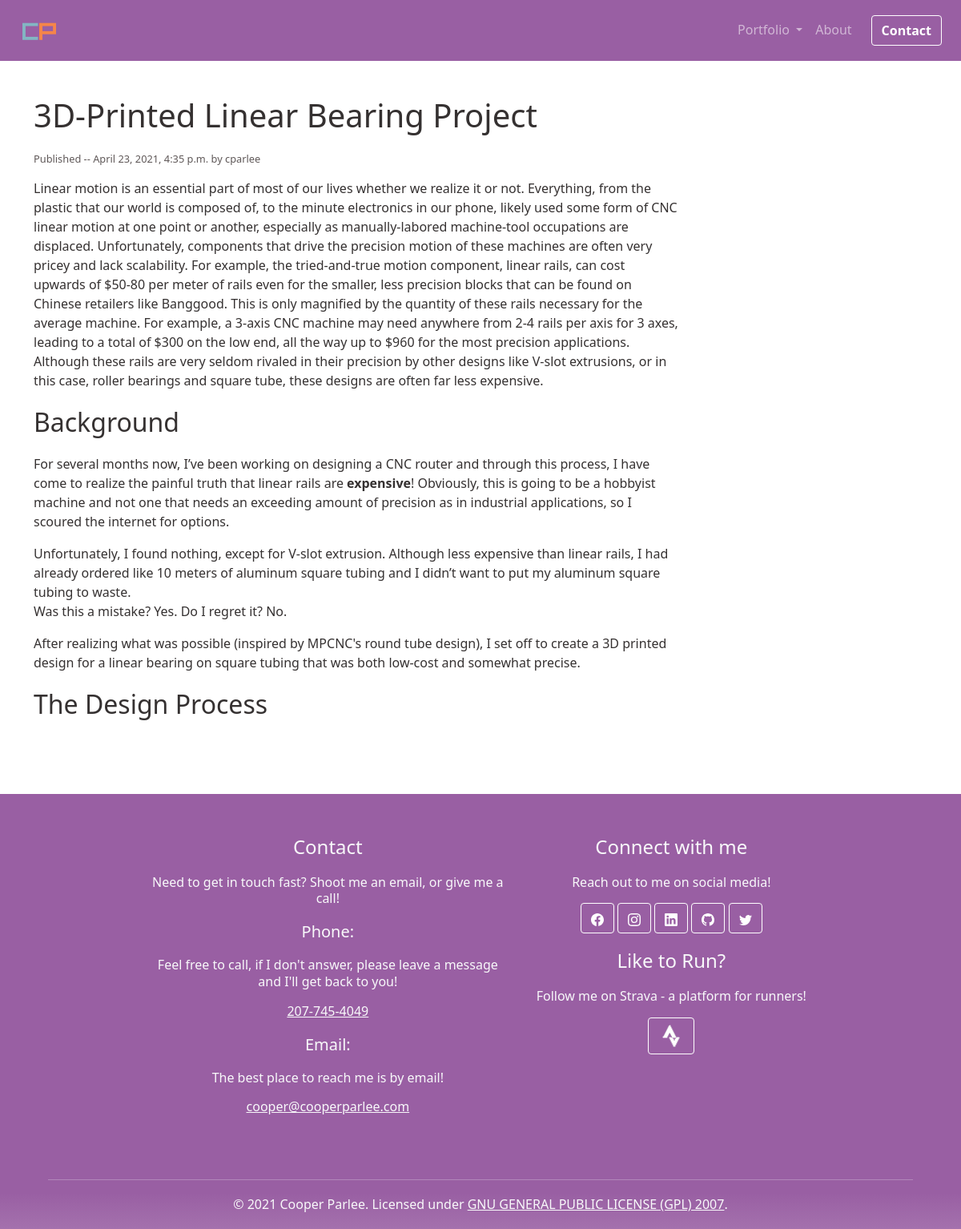
The app's page /articles/3d-printed-linear-bearing-project/ with its own data.
### blog/models.py (models this page shows)
class Post (models.Model):
    title = models.CharField(max_length=200, unique=True)
    header_image = models.ImageField(null=True, blank=True, upload_to="media/images/")
    slug = models.SlugField(max_length=200, unique=True)
    author = models.ForeignKey(User, on_delete=models.CASCADE, related_name='blog_posts')
    updated_on = models.DateTimeField(auto_now=True)
    description = models.CharField(max_length=200)
    content = RichTextField(blank=True, null=True)
    created_on = models.DateTimeField(auto_now_add=True)
    status = models.IntegerField(choices=STATUS, default=0)
    category = models.IntegerField(choices=CATEGORIES, default=0)
    hidden = models.BooleanField(default=False, null=False)
    class Meta:
        ordering = ['-created_on']
    def __str__(self):
        return self.title
    def info(self):
        print(self.description)
        return self.description

### blog/views.py (the view)
# urls.py: path('<slug:slug>/', views.PostDetail.as_view(), {'article_title': 'memes'}, name='post_detail'),
class PostDetail(generic.DetailView):
    model = Post
    def get_context_data (self, **kwargs):
        context = super().get_context_data(**kwargs)
        print(kwargs)
        context['title'] = kwargs.get('object')
        context['description'] = kwargs.get('object').info()
        return context
    template_name = 'post_detail.html'

### templates/post_detail.html (shortened to what this page needs)
{% extends "base.html" %}
{% block content %}
{% load static %}
<div class="container mb-4 mt-5">
    <div class="row pt-3 pb-3">
        <div class="col">
            <h1 class="article-head">{{post.title}}</h1>
            <p class="mb-0" id="time">Published -- {{post.updated_on}} by {{post.author}}</p>
        </div>
    </div>
    <article><div class="row mb-4">
        <div class="col-md-9 left_body">
            <div class="container mb-4 ps-0">
                <div class="rich-text">
                    {{post.content|safe}}
                </div>
            </div>
        </div>
    </div></article>
</div>
{%endblock content%}

### records on screen
Post: title "3D-Printed Linear Bearing Project", updated_on "April 23, 2021, 4:35 p.m.", author "cparlee", content "Linear motion is an essential part of most of our lives whether we realize it or not. Everything, from the plastic that our world is composed of, to the minute electronics in our phone, likely used some form of CNC linear motion at one point or another, especially as manually-labored machine-tool occupations are displaced. Unfortunately, components that drive the precision motion of these machines are often very pricey and lack scalability. For example, the tried-and-true motion component, linear rails, can cost upwards of $50-80 per meter of rails even for the smaller, less precision blocks that can be found on Chinese retailers like Banggood. This is only magnified by the quantity of…"
